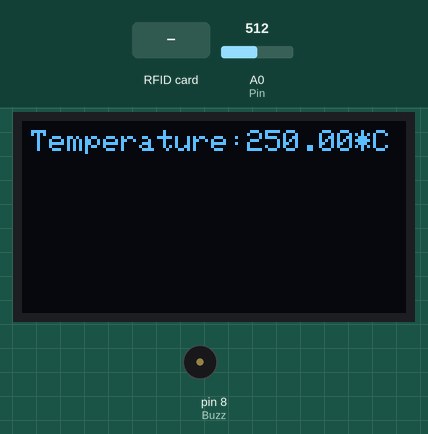
A sketch run on a simulated Arduino Mega 2560, built with avr-gcc and run on an emulated ATmega2560. On the bench: 128×64 one-colour display, buzzer (waves = sounding). The test bench sets the inputs (shaded band); at power-on: A0 (Pin) = 512. WiFi joins after 1.5 s; servers stay silent unless stated; what the sketch prints to the serial monitor is not drawn.

Above: at 4.7 s.
4.8 s: RFID card 7C 13 24 30 held to the reader
At 7.5 s:
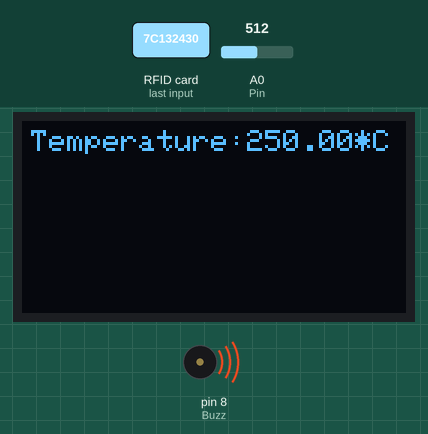
At 8.6 s:
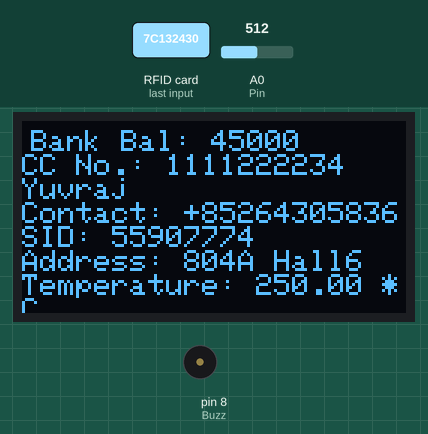
Timing chart, 0 to 10.1 s (numbered marks = the images above; inputs shaded):
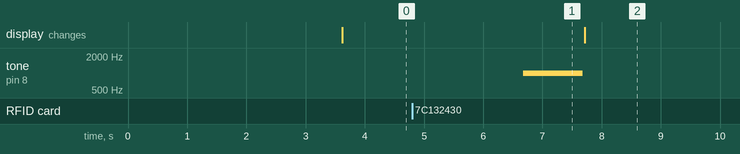

Measured:
- after the input at 4.8 s, tone on pin 8 (Buzz): silent → 1000 Hz after 1.9 s, → silent 1.0 s later

The sketch:

RFID_Temp_WiFi.ino
```cpp
#include "WiFiEsp.h"
#include "ThingSpeak.h"
#include <Wire.h>
#include <Adafruit_GFX.h>
#include <Adafruit_SSD1306.h>
#include <SPI.h>
#include <MFRC522.h>
#define SS_PIN 53
#define RST_PIN 5
MFRC522 rfid(SS_PIN, RST_PIN); // Create object Instance
MFRC522::MIFARE_Key key; //create variable “key” with MIFARE_Key structure
//MFRC522::StatusCode status;
// Init array that will store new NUID


#define ESP_BAUDRATE 115200
char ssid[] = "EE3070_P1404_1"; // your network SSID (name)
char pass[] = "EE3070P1404"; // your network password

int status = WL_IDLE_STATUS; // the Wifi radio's status
float val, number;
int Pin=A0;
int R = 12, G = 13;
int flag = 0;
String rfid_uid = "";
int Buzz = 8;
unsigned long myTime;

struct record{
  char bank_balance[30];
  char BankAccountNum [30];
  char CreditCardNum [30];
  char Name [30];
  char ContactNum [30];
  char SID [30];
  char Gender [30];
  char Department [30];
  char HomeAddress [30];
};

typedef struct record Record;
Record Yuvraj = {"Bank Bal: 45000","CC No.: 1111222234","123456789","Yuvraj","Contact: +85264305836","SID: 55907774","Male","EE Dept","Address: 804A Hall6"};

#define SCREEN_WIDTH 128 // OLED display width, in pixels
#define SCREEN_HEIGHT 64 // OLED display height, in pixels

#define OLED_RESET     -1 // Reset pin # (or -1 if sharing Arduino reset pin)
#define SCREEN_ADDRESS 0x3C ///< See datasheet for Address; 0x3D for 128x64, 0x3C for 128x32
Adafruit_SSD1306 display(SCREEN_WIDTH, SCREEN_HEIGHT, &Wire, OLED_RESET);

WiFiEspClient client;

unsigned long myChannelNumber = 1541801;
const char * myWriteAPIKey = "G5Y0W4F5GJQHQ8EL";

long long a = 0;

void setup()
{
  Serial.begin(115200);
  SPI.begin(); // Init SPI bus


  // Init the RFID MFRC522 chip

  rfid.PCD_Init();
  for (byte i = 0; i < 6; i++)
  {
      key.keyByte[i] = 0xFF;
  }


  Serial.println(F("This code scan the MIFARE Classsic NUID."));
  Serial.print(F("Using the following key:"));
  printHex(key.keyByte, MFRC522::MF_KEY_SIZE);

  //Buzzer Setup

  pinMode(Buzz, OUTPUT);

  //OLED Setup

  if(!display.begin(SSD1306_SWITCHCAPVCC, SCREEN_ADDRESS)) {
    Serial.println(F("SSD1306 allocation failed"));
    for(;;); // Don't proceed, loop forever
  }

  //ESP8266 WiFi Module Setup

  // initialize serial for debugging
  Serial1.begin(ESP_BAUDRATE);

  // initialize ESP module
  WiFi.init(&Serial1);

  // Connect or reconnect to WiFi
  if(WiFi.status() != WL_CONNECTED)
  {
    Serial.print("Attempting to connect to SSID: ");
    Serial.println(ssid);
  }
  while(WiFi.status() != WL_CONNECTED)
  {
    WiFi.begin(ssid, pass); // Connect to WPA/WPA2 network
    Serial.print(".");
    delay(2000);
  }

  Serial.println("\nConnected");

  ThingSpeak.begin(client);
  millis();

}

void loop() {

  number = printtemp();
  if (rfid.PICC_IsNewCardPresent()) // Check whether there is PICC card
  {
    if (rfid.PICC_ReadCardSerial()) // Verify if the NUID has been read
    {
        Serial.println(F("The NUID tag is:"));
        Serial.print(F("In hex: "));
        printHex(rfid.uid.uidByte, rfid.uid.size);
        Serial.println();
        Serial.print(F("In dec: "));
        printDec(rfid.uid.uidByte, rfid.uid.size);

        //Storing RFID as string
        rfid_uid = "";
        for (int i = 0; i < 4; i++)
        {
            String uid_part = String(rfid.uid.uidByte[i], HEX);
            rfid_uid += uid_part;
        }

        ThingSpeak.setField(1,number); //Setting first field for temperature data

        if(rfid_uid.equals("7c132430")) //User Authentication Check
        {
          Serial.println("Matching");
          ThingSpeak.setField(2,"Yuvraj : Authorized User");
          digitalWrite(G, HIGH);
          delay(1000);
          digitalWrite(G, LOW);
          tone(Buzz, 1000, 2000); // Send 1KHz sound signal...
          delay(1000);        // ...for 1 sec
          noTone(Buzz);

          display_info(Yuvraj);
        }

        else //Unauthorized break-in attempt detected

        {
          ThingSpeak.setField(2,"Unknown: Unauthorized");
          Serial.println("UNAUTHORIZED ALERT");
          digitalWrite(R, HIGH);
          delay(1000);
          digitalWrite(R, LOW);
          for(int i=0; i<3; ++i) //trigerring alarm with buzzer
          {
            tone(Buzz, 1000); // Send 1KHz sound signal...
            delay(500);        // ...for 1 sec
            noTone(Buzz);
            tone(Buzz, 2000); // Send 1KHz sound signal...
            delay(500);        // ...for 1 sec
            noTone(Buzz);
          }

        }

        ThingSpeak.writeFields(myChannelNumber,myWriteAPIKey);    //send sensor data to ThingSpeak using the Internet

        if(ThingSpeak.getLastReadStatus() == 200)
        {
            Serial.println("Channel update successful.");
        }
        else{
            Serial.println("Problem updating channel. HTTP error code ");
        }

        Serial.println();
        rfid.PICC_HaltA();// Halt PICC
        rfid.PCD_StopCrypto1(); // Stop encryption on PCD
    }
  }


  if((millis()-a)>60000) //send temperature data to ThingSpeak every 60 seconds
  {

      ThingSpeak.setField(1,number);
      ThingSpeak.setField(2,"No RFID");
      ThingSpeak.writeFields(myChannelNumber,myWriteAPIKey);
      a = millis();

      //CHECK READ STATUS OF CHANNEL

      if(ThingSpeak.getLastReadStatus() == 200){
        Serial.println("Channel update successful.");
      }
      else{
        Serial.println("Problem updating channel. HTTP error code ");
      }
  }

}
/**
* Helper routine to dump a byte array as hex values to Serial.
*/
void printHex(byte *buffer, byte bufferSize)
{
  for (byte i = 0; i < bufferSize; i++)
  {
      Serial.print(buffer[i] < 0x10 ? " 0" : " ");
      Serial.print(buffer[i], HEX);
  }
}
/**
* Helper routine to dump a byte array as dec values to Serial.
*/
void printDec(byte *buffer, byte bufferSize)
{
  for (byte i = 0; i < bufferSize; i++)
  {
      Serial.print(buffer[i] < 0x10 ? " 0" : " ");
      Serial.print(buffer[i], DEC);
  }
}

float printtemp() //converting analog value read into temperature in degree celcius
{
    val=analogRead(Pin);
    float mv = (val/1024.0)*5000;
    mv=mv/10;
    display.clearDisplay();
    display.setTextSize(1);
    display.setTextColor(WHITE);
    display.setCursor(3,3);
    Serial.print("Temperature in *C :");
    Serial.println(mv);
    display.print("Temperature:");
    display.print(mv); //displaying temperature on OLED display
    display.println("*C ");
    display.display();
    delay(1000);
    return mv;
}

void display_info(Record A) //display data of authrized user from database in Arduino (data stored in a user defined datatype called Record.
{

display.clearDisplay();

display.setTextSize(1);
display.setTextColor(WHITE);

display.setCursor(3,3);

//display private and sensitive data
display.println(A.bank_balance);
display.println(A.BankAccountNum);
display.println(A.Name);
display.println(A.ContactNum);
display.println(A.SID);
display.println(A.HomeAddress);

//display temperature
display.print("Temperature: ");
display.print(number);
display.println(" *C ");

display.display();
delay(6000); //display information for 6 seconds using delay

display.clearDisplay();
display.display(); //clear OLED screen
}
```
